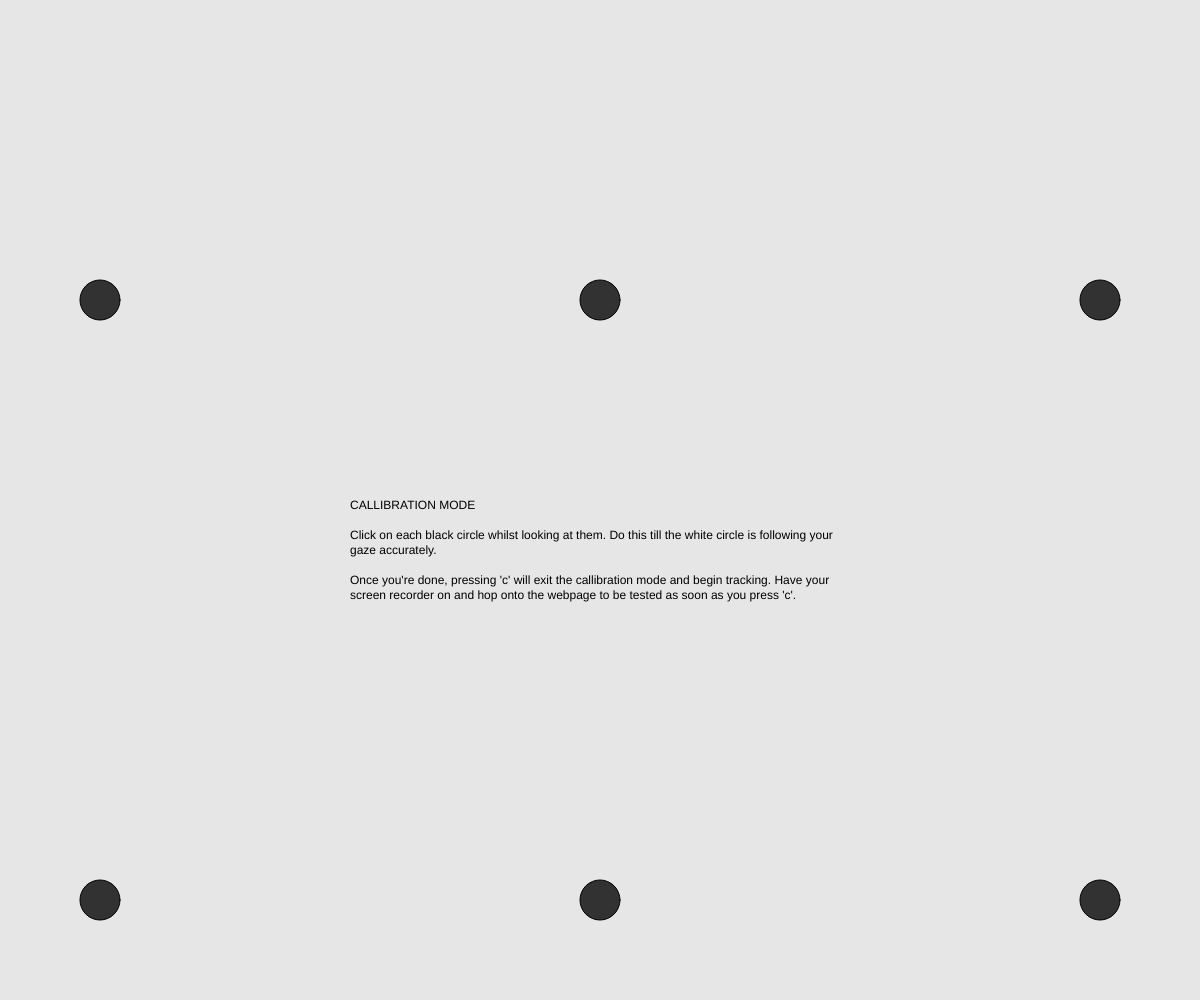
Frame 1 (no input)
Frame 60 (no input): identical to frame 1, image omitted
Frame 120 (the mouse pressed at the canvas centre since frame 60): identical to frame 1, image omitted

The p5.js sketch that drew this single still picture (run headless with seeded random() and noise() and a simulated clock; from frame 60 on, the mouse is pressed at the canvas centre):

// p5.js sketch
// ── sketch.js
//Name

function setup() {
  createCanvas(window.innerWidth, window.innerHeight);
  background(0);
  }
  
  function draw() {
    background(230);
    fill (0); 
  
    op = 255;
  
    textAlign (LEFT, TOP); 
  
    // Set text to bold for "CALLIBRATION MODE"
   // textFont(boldFont);
    text(
      "CALLIBRATION MODE",
      width / 2 - 250,
      height / 2 ,
      500,
      800
    );
  
    // Set text back to normal for the rest of the content
    //textFont(regFont);
    text(
      "\n" +
      "\n" +
      "Click on each black circle whilst looking at them. Do this till the white circle is following your gaze accurately. " +
      "\n" +
      "\n" +
      "Once you're done, pressing 'c' will exit the callibration mode and begin tracking. Have your screen recorder on and hop onto the webpage to be tested as soon as you press 'c'.",
      width / 2 - 250,
      height / 2 ,
      500,
      800
    );
  
    fill(50);
    ellipse(windowWidth - 100, windowHeight - 700, 40, 40); // Top right
    ellipse(100, windowHeight - 700, 40, 40); // Top left
    ellipse(windowWidth - 100, windowHeight - 100, 40, 40); // Bottom right
    ellipse(100, windowHeight - 100, 40, 40); // Bottom left
    ellipse(windowWidth / 2, windowHeight - 700, 40, 40); // Center top
    ellipse(windowWidth / 2, windowHeight - 100, 40, 40); // Center bottom
    //ellipse(windowWidth / 2, windowHeight / 2, 40, 40); // Center
}
